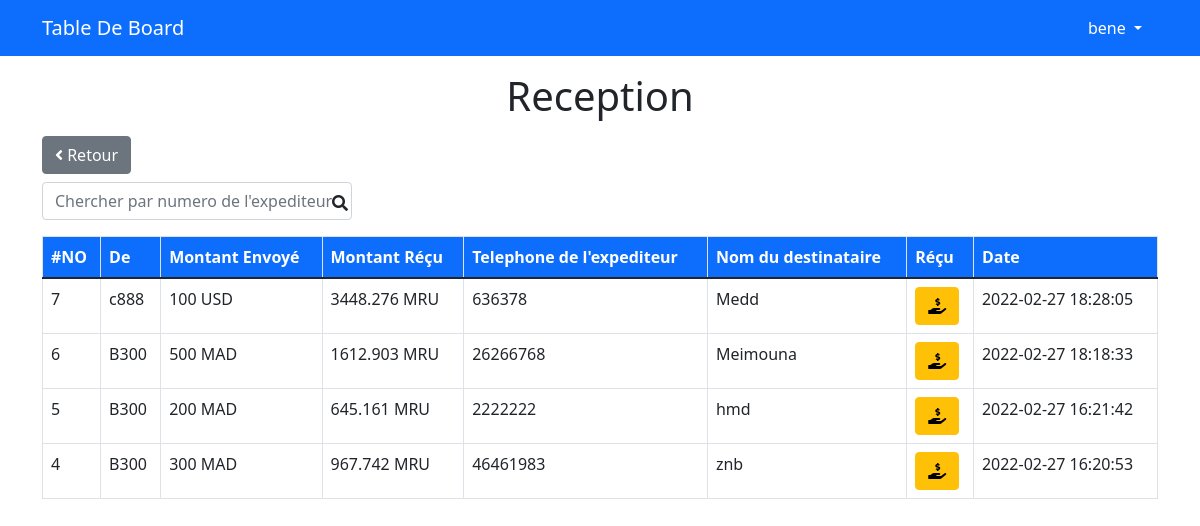
Page /transfere.php?do=Receipt (signed in) on the earlier database version.
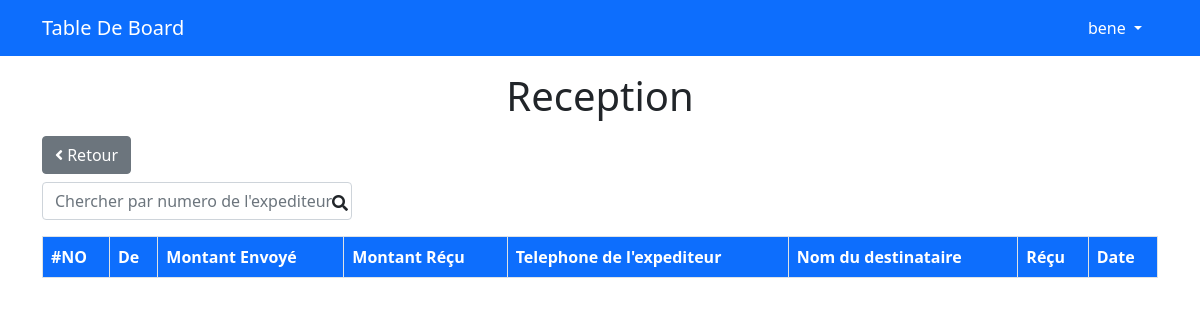
Same page on the later database version.
### tables this page shows
CREATE TABLE `zznocustomers` (
  `nnID` int(11) NOT NULL,
  `nnBranchSender` int(11) NOT NULL,
  `nnSenderContact` varchar(255) NOT NULL,
  `nnBranchReceipt` int(11) NOT NULL,
  `nnReceiptContact` varchar(255) NOT NULL,
  `nnReceiptName` varchar(255) NOT NULL,
  `nnAmountSend` double(10,3) NOT NULL,
  `nnAmountReceipt` double(10,3) NOT NULL,
  `nnBenef` decimal(10,3) NOT NULL,
  `nnType` varchar(200) NOT NULL,
  `nnValider` int(11) NOT NULL DEFAULT 0,
  `nnDate` datetime NOT NULL
);

CREATE TABLE `branchs` (
  `bbid` int(11) NOT NULL,
  `bbBrancheName` varchar(255) NOT NULL,
  `bbCaissier` int(11) NOT NULL,
  `bbLocation` varchar(255) NOT NULL,
  `bbBalance` double NOT NULL,
  `bbCurrencyType` int(11) NOT NULL,
  `bbDate` datetime NOT NULL
);

CREATE TABLE `rates` (
  `idRR` int(11) NOT NULL,
  `nameRR` varchar(255) NOT NULL,
  `currencyRR` varchar(255) NOT NULL,
  `cost_price` double NOT NULL,
  `retail_price` double NOT NULL,
  `add_at` datetime NOT NULL,
  `update_at` datetime NOT NULL
);

### transfere.php (the view, shortened to what the changed rows need)
<?php
    if(isset($_SESSION['caissier'])):
        include "init.php";
        $Transfere = new Transfere();
        $do = isset($_GET['do']) ? htmlspecialchars($_GET['do']) : "Transfere";
        echo "<div class='container'>";
        if($do == "Transfere") { ?>
            <h1 class='text-center mt-3 mb-3'>Tranfere d'argent</h1>
            <a href="DashBoard.php" class="btn btn-secondary mb-2"><i class="fas fa-angle-left"></i> Retour</a>
            <button type="button" class="btn btn-primary mb-2" data-bs-toggle="modal" data-bs-target="#sendModal">
                <i class="fas fa-paper-plane"></i> Transférer
            </button>
            <a href="?do=Receipt" class="btn btn-success mb-2">
                <i class="fas fa-receipt"></i> Recevoir
            </a>
            <?php
                if(isset($_POST['btnSendMoney'])) {
                    $branchSender    = htmlspecialchars($_POST['branchSender'] );
                    $contactSender   = htmlspecialchars($_POST['contactSender']);
                    $branchReceipt   = htmlspecialchars($_POST['branchReceipt']);
                    $contactReceipt  = htmlspecialchars($_POST['contactReceipt']);
                    $nameReceipt     = htmlspecialchars($_POST['nameReceipt']);
                    $amountSender    = htmlspecialchars($_POST['amountSender']);
                    $amountReceipt   = htmlspecialchars($_POST['amountReceipt']);
                    $Benef           = htmlspecialchars($_POST['Benef']);
                    $type            = "Envoie";
                    $formErrors = [];
                    if(empty($branchSender)) {
                        $formErrors[] = "Errors";
                    }
                    if(!is_numeric($branchSender) && !empty($branchSender)) {
                        $formErrors[] = "BrnchSender must be numeric";
                    }
                    if(empty($contactSender)) {
                        $formErrors[] = "Ajouter le numero telephone de l'expediteur";
                    }
                    if(!is_numeric($contactSender) && !empty($contactSender)) {
                        $formErrors[] = "Le numero de l'expediteur doit contenir uniquement des numeros";
                    }
                    if(empty($branchReceipt)) {
                        $formErrors[] = "Ajouter la branche qui va recevoir de l'argent de lui";
                    }
                    if(!is_numeric($branchReceipt) && !empty($branchReceipt)) {
                        $formErrors[] = "brnchReceipt must be numeric";
                    }
                    if(empty($contactReceipt)) {
                        $formErrors[] = "Ajouter le numero telephone du destinataire";
                    }
                    if(!is_numeric($contactReceipt) && !empty($contactReceipt)) {
                        $formErrors[] = "Le numero du destinataire doit contenir uniquement des numeros";
                    }
                    if(empty($nameReceipt)) {
                        $formErrors[] = "Ajouter le nom du destinataire";
                    }
                    if(empty($amountSender)) {
                        $formErrors[] = "Ajouter le montant que vous désirer envoyer";
                    }
                    if(!is_numeric($amountSender) && !empty($amountSender)) {
                        $formErrors[] = "le montant doit contenir uniquement des numeros";
                    }
                    if(empty($amountReceipt)) {
                        $formErrors[] = "Errors";
                    }
                    if(!is_numeric($amountReceipt) && !empty($amountReceipt)) {
                        $formErrors[] = "le montant Receipt doit contenir uniquement des numeros";
                    }
                    if(empty($Benef)) {
                        $formErrors[] = "Errors";
                    }
                    if(!is_numeric($Benef) && !empty($Benef)) {
                        $formErrors[] = "le montant Benef doit contenir uniquement des numeros";
                    }
                    foreach($formErrors as $error):
                        echo "<div class='alert alert-danger msg'>{$error}</div>";
                    endforeach;
                    $Getbrnch = $Transfere->getBrnch($_SESSION['userid']);
                    $prevBalance = $Getbrnch['bbBalance'];
                    $newBalance  = (float)$prevBalance + (float)$amountSender;
                    if(empty($formErrors)):
                        try {
                            $insert = $Transfere->insertRecord($branchSender, $contactSender, $branchReceipt, $contactReceipt, $nameReceipt, $amountSender, $amountReceipt, $Benef, $type);
                            if($insert > 0) {
                                $Transfere->updateBranchBalance($newBalance,$branchSender);
                                $theMsg = "<div class='alert alert-success msg'>Montant envoyé avec succés</div>";
                            }
                        } catch(PDOException $e){
                            $theMsg = "<div class='alert alert-danger msg'>{$e->getMessage()}</div>";
                        }
                    endif;
            }
            ?>
            <div class="modal fade" id="sendModal" tabindex="-1" aria-labelledby="sendModalLabel" aria-hidden="true">
            <div class="modal-dialog">
                <div class="modal-content">
                <div class="modal-header">
                    <h5 class="modal-title" id="sendModalLabel">Envoyer de l'argent</h5>
                    <button type="button" class="btn-close" data-bs-dismiss="modal" aria-label="Close"></button>
                </div>
                <form method="POST">
                    <div class="modal-body">
                        <div class="form-group mb-2">
                            <?php
                                $brnch = $Transfere->getBrnch($_SESSION['userid']);
                            ?>
                            <input type="text" name="branchSender" id="branchSender" class="form-control" hidden readonly value="<?=$brnch['bbid']?>" required>
                        </div>
                        <div class="form-group mb-2">
                            <input type="text" name="contactSender" class="form-control" placeholder="Donner le contact de l'expediteur" value="<?=$contactSender??null;?>" required>
                        </div>
                        <div class="form-group mb-2 p-select">
                            <select name="branchReceipt" id="branchReceipt" class="form-control" required>
                                <option value="">Choisir la branche de récupération</option>
                                <?php
                                    $branchs = $Transfere->getBranchs($brnch['bbid']);
                                    foreach($branchs as $branch):
                                        echo "<option value='{$branch['bbid']}'";
                                            echo isset($branchReceipt) && ($branchReceipt == $branch['bbid']) ? "selected" : "";
                                        echo ">{$branch['bbBrancheName']}</option>";
                                    endforeach;
                                ?>
                            </select>
                            <i class='fas fa-angle-down p-arrow'></i>
                        </div>
                        <div class="form-group mb-2">
                            <input type="text" name="contactReceipt" class="form-control" placeholder="Donner le contact du destinataire" value="<?=$contactReceipt??null;?>" required>
                        </div>
                        <div class="form-group mb-2">
                            <input type="text" name="nameReceipt" class="form-control" placeholder="Donner le nom du destinataire" value="<?=$nameReceipt??null;?>" required>
                        </div>
                        <div class="form-group mb-2 montDevise">
                            <input type="text" name="amountSender" id="amountSender" class="form-control" placeholder="Donner le Montant" value="<?=$amountSender??null;?>" required>
                            <span><?=$Transfere->getSymbol($brnch['bbCurrencyType'])['currencyRR'];?></span>
                        </div>
                        <div class="form-group mb-2 montDevise">
                            <input type="text" name="amountReceipt" id="amountReceipt" class="form-control" readonly value="<?=$amountReceipt??null;?>" required>
                            <span id="symbolDevise"></span>
                            <sniper id="rt_price" hidden></sniper>
                            <sniper id="ct_price" hidden></sniper>
                        </div>
                        <div class="form-group mb-2  montDevise">
                            <input type="text" name="Benef" id="Benef" class="form-control" readonly value="<?=$Benef??null;?>" required>
                            <span><?=$Transfere->getSymbol($brnch['bbCurrencyType'])['currencyRR'];?></span>
                        </div>
                    </div>
                    <div class="modal-footer">
                        <button type="button" class="btn btn-secondary" data-bs-dismiss="modal">Fermer</button>
                        <button type="submit" name="btnSendMoney" class="btn btn-primary">Envoyer</button>
                    </div>
                </form>
                </div>
            </div>
            </div>
            <div class="table-responsive">
                <p>
                    <?php
                        if(isset($theMsg)){
                            echo $theMsg;
                            header("refresh: 2; transfere.php?do=Transfere");
                        }
                    ?>
                </p>
                <table class="table table-hover table-bordered">
                    <thead class='thead-primary'>
                        <tr>
                            <th scope="col">#NO</th>
                            <th scope="col">Vers</th>
                            <th scope="col">Montant Envoyé</th>
                            <th scope="col">Montant Réçu</th>
                            <th scope="col">Benef</th>
                            <th scope="col">Telephone de l'expediteur</th>
                            <th scope="col">Telephone du destinateur</th>
                            <th scope="col">Nom du destinataire</th>
                            <th scope="col">Réçu</th>
                            <th scope="col">Date</th>
                        </tr>
                    </thead>
                    <tbody>
                        <?php
                            $brnch = $Transfere->getBrnch($_SESSION['userid']);
                            $today = date("Y-m-d");
                            $noCusts = $Transfere->getTransNoCustomers($brnch['bbid'],$today);
                            foreach($noCusts as $nocust):
                        ?>
                        <tr>
                            <td scope="row"><?=$nocust['nnID'];?></td>
                            <td><?=$Transfere->branch($nocust['nnBranchReceipt'])['bbBrancheName'];?></td>
                            <td><?=removeComma($nocust['nnAmountSend']) . " " . $Transfere->getRateWhereidRR($Transfere->branch($nocust['nnBranchSender'])['bbCurrencyType'])['currencyRR'];?></td>
                            <td><?=removeComma($nocust['nnAmountReceipt']) . " " . $Transfere->getRateWhereidRR($Transfere->branch($nocust['nnBranchReceipt'])['bbCurrencyType'])['currencyRR'];?></td>
                            <td><?=removeComma($nocust['nnBenef']) . " " . $Transfere->getRateWhereidRR($Transfere->branch($nocust['nnBranchSender'])['bbCurrencyType'])['currencyRR'];?></td>
                            <td><?=$nocust['nnSenderContact'];?></td>
                            <td><?=$nocust['nnReceiptContact'];?></td>
                            <td><?=$nocust['nnReceiptName'];?></td>
                            <td><?=$nocust['nnValider'] == 0 ? "<span class='noRecu'>Non</span>" : "<span class='recu'>Oui</span>";?></td>
                            <td><?=$nocust['nnDate'];?></td>
                        </tr>
                        <?php endforeach; ?>
                    </tbody>
                </table>
            </div>
        <?php }
        else if($do == "Receipt") { ?>
            <h1 class='text-center mt-3 mb-3'>Reception</h1>
                <div class="table-responsive">
                <table class="table table-hover table-bordered tbl-search">
                    <thead class='thead-primary'>
                        <tr>
                            <th scope="col">#NO</th>
                            <th scope="col">De</th>
                            <th scope="col">Montant Envoyé</th>
                            <th scope="col">Montant Réçu</th>
                            <th scope="col">Telephone de l'expediteur</th>
                            <th scope="col">Nom du destinataire</th>
                            <th scope="col">Réçu</th>
                            <th scope="col">Date</th>
                        </tr>
                    </thead>
                    <tbody>
                        <?php
                            $brnch = $Transfere->getBrnch($_SESSION['userid']);
                            $today = date("Y-m-d");
                            $noCusts = $Transfere->getTransNoCustomersReceipt($brnch['bbid'],$today);
                            foreach($noCusts as $nocust):
                        ?>
                        <tr>
                            <td scope="row"><?=$nocust['nnID'];?></td>
                            <td><?=$Transfere->branch($nocust['nnBranchSender'])['bbBrancheName'];?></td>
                            <td><?=removeComma($nocust['nnAmountSend']) . " " . $Transfere->getRateWhereidRR($Transfere->branch($nocust['nnBranchSender'])['bbCurrencyType'])['currencyRR'];?></td>
                            <td><?=removeComma($nocust['nnAmountReceipt']) . " " . $Transfere->getRateWhereidRR($Transfere->branch($nocust['nnBranchReceipt'])['bbCurrencyType'])['currencyRR'];?></td>
                            <td><?=$nocust['nnSenderContact'];?></td>
                            <td><?=$nocust['nnReceiptName'];?></td>
                            <td>
                                <?=$nocust['nnValider'] == 0 ?
                                    '<button type="button" class="btn btn-warning btnValider" data-bs-toggle="modal" data-bs-target="#withDrwModal">
                                    <i class="fas fa-hand-holding-usd"></i>
                                    </button>' :
                                    "<span class='recu'>Oui</span>";?>
                            </td>
                            <td><?=$nocust['nnDate'];?></td>
                        </tr>
                        <?php endforeach; ?>
                    </tbody>
                </table>
            </div>
            <?php } else {
                header("Location: transfere.php");
            }
        echo "</div>";
        include $tpl . "footer.php";
    else:
        header("Location: index.php");
    endif;
?>

Differences in the rows shown:
no longer on this page (row edited): zznocustomers: nnID "7", nnBranchSender.bbBrancheName "c888", nnAmountSend "100", nnBranchSender.currencyRR "USD", nnAmountReceipt "3448.276", nnBranchReceipt.currencyRR "MRU", nnSenderContact "636378", nnReceiptName "Medd", nnValider 0 (drawn), nnDate "2022-02-27 18:28:05"
no longer on this page (row edited): zznocustomers: nnID "6", nnBranchSender.bbBrancheName "B300", nnAmountSend "500", nnBranchSender.currencyRR "MAD", nnAmountReceipt "1612.903", nnBranchReceipt.currencyRR "MRU", nnSenderContact "26266768", nnReceiptName "Meimouna", nnValider 0 (drawn), nnDate "2022-02-27 18:18:33"
no longer on this page (row edited): zznocustomers: nnID "5", nnBranchSender.bbBrancheName "B300", nnAmountSend "200", nnBranchSender.currencyRR "MAD", nnAmountReceipt "645.161", nnBranchReceipt.currencyRR "MRU", nnSenderContact "2222222", nnReceiptName "hmd", nnValider 0 (drawn), nnDate "2022-02-27 16:21:42"
no longer on this page (row edited): zznocustomers: nnID "4", nnBranchSender.bbBrancheName "B300", nnAmountSend "300", nnBranchSender.currencyRR "MAD", nnAmountReceipt "967.742", nnBranchReceipt.currencyRR "MRU", nnSenderContact "46461983", nnReceiptName "znb", nnValider 0 (drawn), nnDate "2022-02-27 16:20:53"
